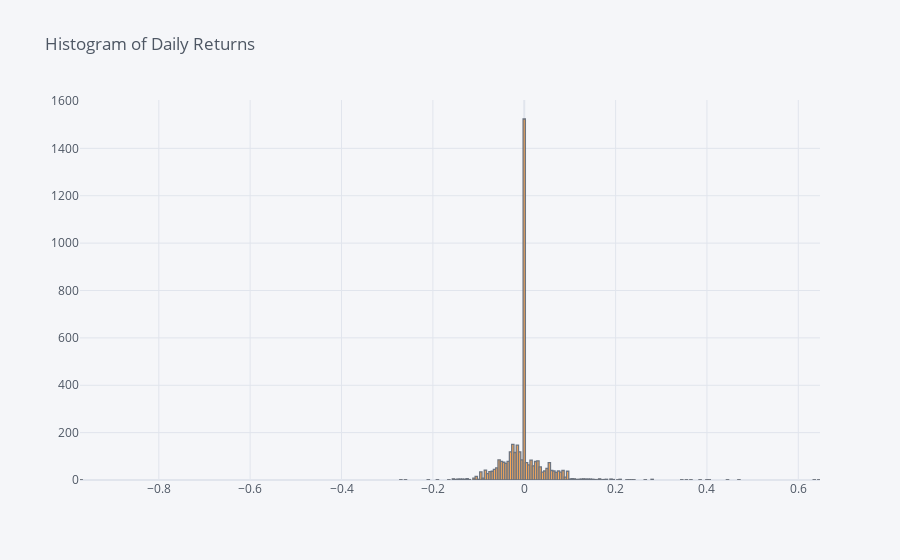

Source (notebook cell):
### Markdown cell above
## Histogram: UBS.MC

### Code cell
#Graficamos el histograma
daily_returns.iplot(kind='histogram', title = 'Histogram of Daily Returns')

### Figure 1 — Plotly figure (JSON) as saved in the notebook; plotly's stock layout.template omitted (floating-point values rounded to 4 significant figures; data arrays with more than 128 entries replaced by an {"elided": "..."} marker saying what was removed)
{"data": [{"histfunc": "count", "histnorm": "", "marker": {"color": "rgba(255, 153, 51, 1.0)", "line": {"color": "#4D5663", "width": 1.3}}, "name": "Close", "opacity": 0.8, "orientation": "v", "type": "histogram", "x": {"elided": "4033 float values"}}], "layout": {"barmode": "overlay", "legend": {"bgcolor": "#F5F6F9", "font": {"color": "#4D5663"}}, "paper_bgcolor": "#F5F6F9", "plot_bgcolor": "#F5F6F9", "title": {"font": {"color": "#4D5663"}, "text": "Histogram of Daily Returns"}, "xaxis": {"gridcolor": "#E1E5ED", "showgrid": true, "tickfont": {"color": "#4D5663"}, "title": {"font": {"color": "#4D5663"}, "text": ""}, "zerolinecolor": "#E1E5ED"}, "yaxis": {"gridcolor": "#E1E5ED", "showgrid": true, "tickfont": {"color": "#4D5663"}, "title": {"font": {"color": "#4D5663"}, "text": ""}, "zerolinecolor": "#E1E5ED"}}}
